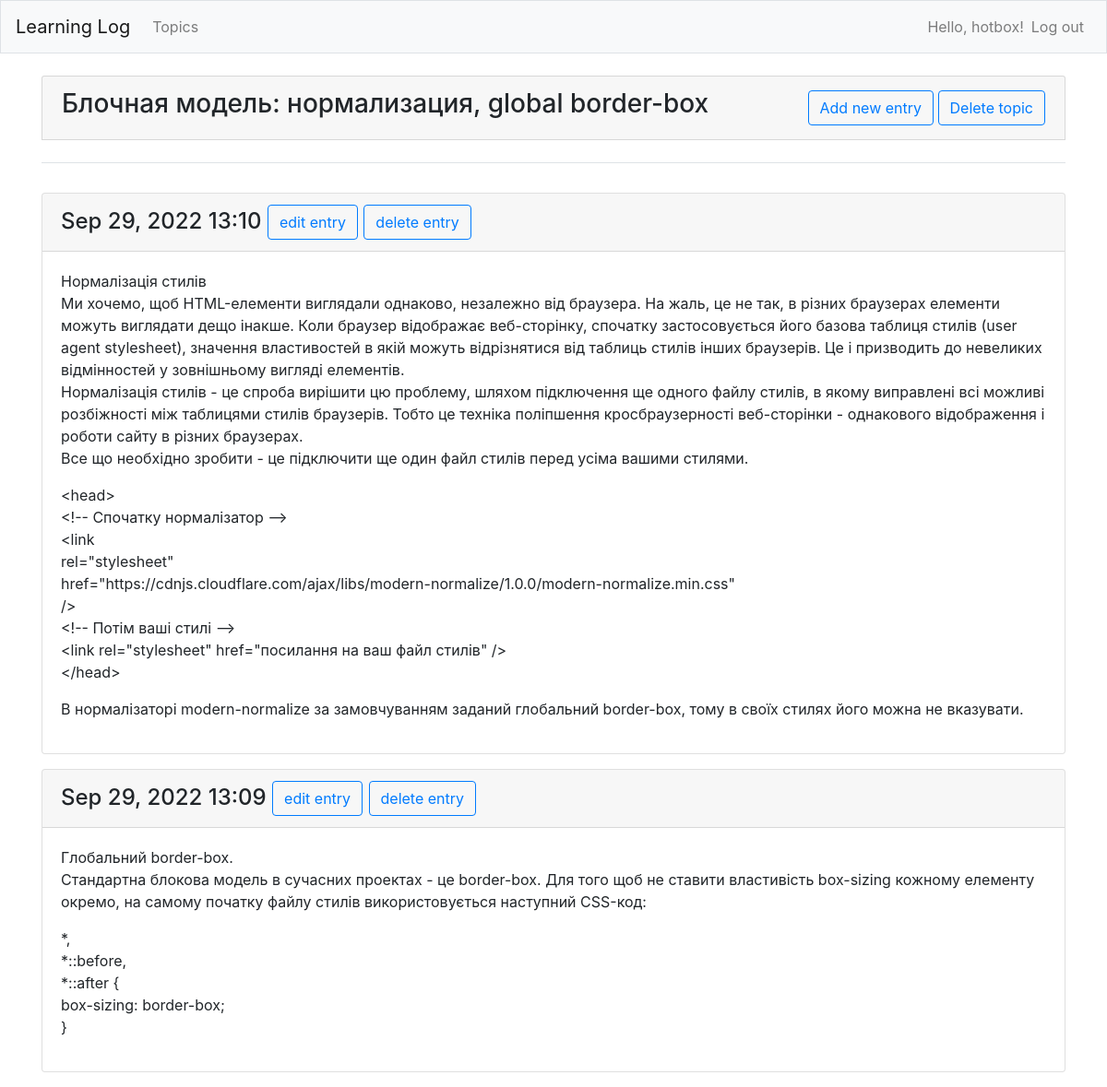
The page /topics/10/ (signed in) on the database its author committed.
### learning_logs/models.py (models this page shows, shortened)
class Topic(models.Model):
    text = models.CharField(max_length=200)
    date_added = models.DateTimeField(auto_now_add=True)
    owner = models.ForeignKey(User, on_delete=models.CASCADE)
    def __str__(self):
        return self.text

class Entry(models.Model):
    topic = models.ForeignKey(Topic, on_delete=models.CASCADE)
    text = models.TextField()
    date_added = models.DateTimeField(auto_now_add=True)
    class Meta:
        verbose_name_plural = 'entries'

### learning_logs/views.py (the view)
# urls.py: path('topics/<int:topic_id>/', views.topic, name='topic'),
@login_required
def topic(request, topic_id):
    topic = Topic.objects.get(id=topic_id)
    check_topic_owner(topic, request)
    entries = topic.entry_set.order_by('-date_added')
    context = {'topic': topic, 'entries': entries}
    return render(request, 'learning_logs/topic.html', context)

### learning_logs/views.py (called while the page is built)
def check_topic_owner(topic, request):
    owner = request.user
    if topic.owner != request.user:
        raise Http404

### learning_logs/templates/learning_logs/topic.html (shortened to what this page needs)
{% extends 'learning_logs/base.html' %}
{% load bootstrap4 %}
{% block page_header %}
    <div class="card mb-3 card-header">
        <table>
            <tr>
                <td>
                    <h3>
                        {{ topic }}
                    </h3>
                </td>
                <td style="text-align: right;">
                    <a class="btn btn-outline-primary" role="button" href="{% url 'learning_logs:new_entry' topic.id %}">Add new entry</a>
                    <a class="btn btn-outline-primary" role="button" href="{% url 'learning_logs:delete_topic' topic.id %}">Delete topic</a>
                </td>
            </tr>
        </table>
    </div>
{% endblock page_header %}
{% block content %}
    {% for entry in entries %}
        <div class="card mb-3">
            <h4 class="card-header">
                {{ entry.date_added|date:'M d, Y H:i' }}
                <a href="{% url 'learning_logs:edit_entry' entry.id %}" class="btn btn-outline-primary">edit entry</a>
                <a href="{% url 'learning_logs:delete_entry' entry.id %}" class="btn btn-outline-primary">delete entry</a>
            </h4>
            <div class="card-body">
                {{ entry.text|linebreaks }}
            </div>
        </div>
    {% empty %}
        <p>There are no entries for this topic yet.</p>
    {% endfor %}
{% endblock content %}

### learning_logs/templates/learning_logs/base.html (shortened to what this page needs)
{% load bootstrap4 %}
<!doctype html>
<html lang="en">
<head>
    {% bootstrap_css %}
</head>
<body>
    <nav class="navbar navbar-expand-md navbar-light bg-light mb-4 border">
        <a class="navbar-brand" href="{% url 'learning_logs:index' %}">Learning Log</a>
        <div class="collapse navbar-collapse" id="navbarCollapse">
            <ul class="navbar-nav mr-auto">
                <li class="nav-item">
                    <a class="nav-link" href="{% url 'learning_logs:topics' %}">Topics</a>
                </li>
            </ul>
            <ul class="navbar-nav ml-auto">
                {% if user.is_authenticated %}
                    <li class="nav-item">
                        <span class="navbar-text">Hello, {{ user.username }}!</span>
                    </li>
                    <li class="nav-item">
                        <a class="nav-link" href="{% url 'users:logout' %}">Log out</a>
                    </li>
                {% endif %}
            </ul>
        </div>
    </nav>
    <main role="main" class="container">
        <div class="pb-2 mb-2 border-bottom">
            {% block page_header %}{% endblock page_header %}
        </div>
        <div>
            {% block content%}{% endblock content %}
        </div>
    </main>
</body>
</html>

### rows shown on the page
Topic: text "Блочная модель: нормализация, global border-box"
Entry: date_added "Sep 29, 2022 13:10", text "Нормалізація стилів Ми хочемо, щоб HTML-елементи виглядали однаково, незалежно від браузера. На жаль, це не так, в різних браузерах елементи можуть виглядати дещо інакше. Коли браузер відображає веб-сторінку, спочатку застосовується його базова таблиця стилів (user agent stylesheet), значення властивостей в якій можуть відрізнятися від таблиць стилів інших браузерів. Це і призводить до невеликих відмінностей у зовнішньому вигляді елементів. Нормалізація стилів - це спроба вирішити цю проблему, шляхом підключення ще одного файлу стилів, в якому виправлені всі можливі розбіжності між таблицями стилів браузерів. Тобто це техніка поліпшення кросбраузерності веб-сторінки - однакового…"
Entry: date_added "Sep 29, 2022 13:09", text "Глобальний border-box. Стандартна блокова модель в сучасних проектах - це border-box. Для того щоб не ставити властивість box-sizing кожному елементу окремо, на самому початку файлу стилів використовується наступний CSS-код: *, *::before, *::after { box-sizing: border-box; }"

### other values the page prints
{{ user.username }} "hotbox"
